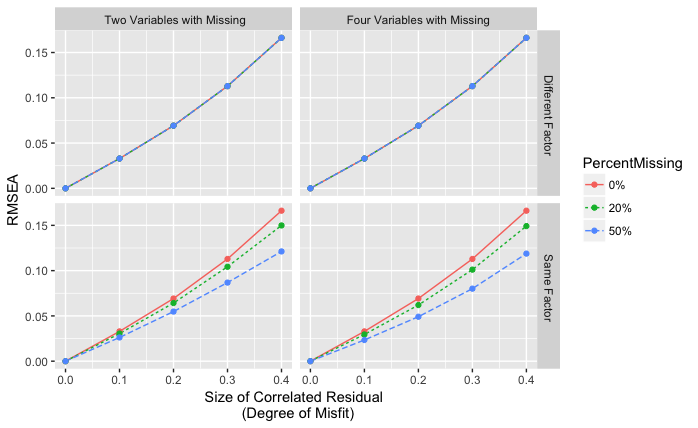

R code for this plot:
library(ggplot2)
library(gridExtra)
library(reshape2)

source("results.R")


#Fmin Values
df0 <- fitNoMissingShort_CR2_1[[1]][1:5,]
df20 <- fitMCAR_Short_CR2_1[[1]][1:5,]
df50 <- fitMCAR_Short_CR2_1[[2]][1:5,]


sv0 <- fitNoMissingShort_CR2_3[[1]][1:5,]
sv20 <- fitMCAR_Short_CR2_3[[1]][1:5,]
sv50 <- fitMCAR_Short_CR2_3[[2]][1:5,]



data <- rbind(df0,df20 ,df50,  sv0, sv20, sv50)
data <- as.data.frame(data, row.names = 1:nrow(data))

perMiss <-rep( rep(c("0%", "20%", "50%"),each=5), 2)
ResidualSize <- rep(c(0, 0.1, 0.2, 0.3, 0.4), 6)
placeMiss <- rep(c(" Different Factor", " Same Factor"), each=15)


data$PercentMissing<- perMiss 
data$placeMiss<- placeMiss
data$ResidualSize <- ResidualSize
data$NumMissVar <- rep(" Two Variables with Missing", nrow(data))
head(data)


#four variable missing
df04 <- fitNoMissingShort_CR2_1[[1]][1:5,]
df204 <- fitMCAR_Short_CR2_1[[5]][1:5,]
df504 <- fitMCAR_Short_CR2_1[[6]][1:5,]


sv04 <- fitNoMissingShort_CR2_3[[1]][1:5,]
sv204 <- fitMCAR_Short_CR2_3[[5]][1:5,]
sv504 <- fitMCAR_Short_CR2_3[[6]][1:5,]


data2 <- rbind(df04,df204 ,df504, sv04, sv204, sv504)

data2 <- as.data.frame(data2, row.names = 1:nrow(data))

data2$PercentMissing<- perMiss 
data2$placeMiss<- placeMiss
data2$ResidualSize <- ResidualSize
data2$NumMissVar <- rep("Four Variables with Missing", nrow(data2))

#combine 
datafinal <-rbind(data, data2)
datafinal$RMSEA <- datafinal$rmsea






ggplot(datafinal, aes(x=ResidualSize, y=RMSEA)) + geom_line(aes(linetype=PercentMissing, color=PercentMissing)) + 
  geom_point(aes(color=PercentMissing))+facet_grid(placeMiss~NumMissVar) +xlab("Size of Correlated Residual \n (Degree of Misfit)")
